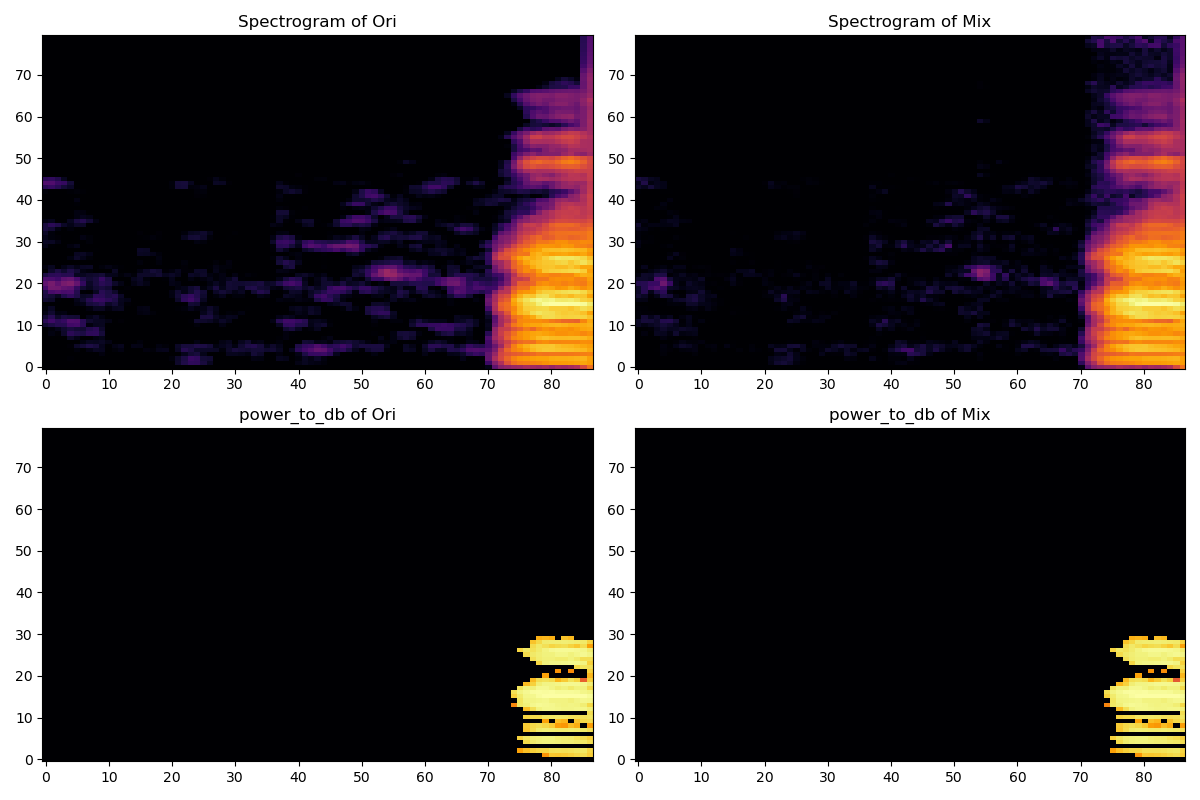

Write Python code to recreate this figure.
import torch
import warnings
import numpy as np
import matplotlib.pyplot as plt
import librosa.display
from param import param as param

device = torch.device(f'cuda:{param.GPU_num}' if torch.cuda.is_available() else 'cpu')

batch_size = param.trigger_train.batch_size
epochs = param.trigger_train.epochs
lr = param.trigger_train.lr
_sr = param.librosa.sr
momentum = param.trigger_train.momentum
optim = param.trigger_train.optim
patience = param.trigger_train.patience
verbose = param.trigger_train.verbose
hop_length = param.librosa.hop_length
n_fft = param.librosa.n_fft
n_mels = param.librosa.n_mels

def crop_or_pad(audio, sr):
    if len(audio) < sr * 1:
        audio = np.concatenate([audio, np.zeros(sr * 1 - len(audio))])
    elif len(audio) > sr * 1:
        audio = audio[:sr * 1]
    return audio, sr

def extract_features(audio, sr, hop_length, n_fft, n_mels):
    with warnings.catch_warnings():
        warnings.simplefilter("ignore")
        logmelspec = librosa.feature.melspectrogram(audio, sr=sr, hop_length=hop_length, n_fft=n_fft, n_mels=n_mels)
    logmelspec = librosa.power_to_db(logmelspec)
    logmelspec = torch.from_numpy(logmelspec).to(device)
    logmelspec = torch.unsqueeze(logmelspec, 0)
    return logmelspec

# audio, sr = librosa.load('test.wav', sr=_sr)
# audio, sr = crop_or_pad(audio, sr)
# tensordata = extract_features(audio, sr, hop_length, n_fft, n_mels)
# tensor_data_1 = tensordata.data.cpu().numpy()

# left_1a6eca98_nohash_1
# left_0e5193e6_nohash_0

# tensor_data_1 = np.load('datasets/train/on/190821dc_nohash_2.npy')
# tensor_data_2 = np.load('datasets/temp/train_wav_layer4/on_190821dc_nohash_2.npy')
tensor_data_1 = np.load('datasets/train/on/190821dc_nohash_2.npy')
tensor_data_2 = np.load('datasets/temp/train_wav_layer4/on_190821dc_nohash_2.npy')
# tensor_data_2 = np.load('datasets/train/left/0e5193e6_nohash_0.npy')

# 确保数据在 CPU 上
tensor_data_1 = torch.tensor(tensor_data_1)
tensor_data_2 = torch.tensor(tensor_data_2).squeeze(0)

# 转换为 numpy 数组
numpy_data_1 = tensor_data_1.squeeze(0).cpu().numpy()
numpy_data_2 = tensor_data_2.squeeze(0).cpu().numpy()

# 创建一个图形和子图
fig, ax = plt.subplots(2, 2, figsize=(12, 8))

# 绘制第一个音频的频谱图
ax[0, 0].imshow(numpy_data_1, aspect='auto', origin='lower', cmap='inferno')
ax[0, 0].set_title('Spectrogram of Ori')

# 绘制第二个音频的频谱图
ax[0, 1].imshow(numpy_data_2, aspect='auto', origin='lower', cmap='inferno')
ax[0, 1].set_title('Spectrogram of Mix')

# 绘制第一个音频的语谱图
ax[1, 0].imshow(librosa.power_to_db(numpy_data_1), aspect='auto', origin='lower', cmap='inferno')
ax[1, 0].set_title('power_to_db of Ori')

# 绘制第二个音频的语谱图
ax[1, 1].imshow(librosa.power_to_db(numpy_data_2), aspect='auto', origin='lower', cmap='inferno')
ax[1, 1].set_title('power_to_db of Mix')

# 显示图形
plt.tight_layout()
plt.savefig('show_npy.png')
